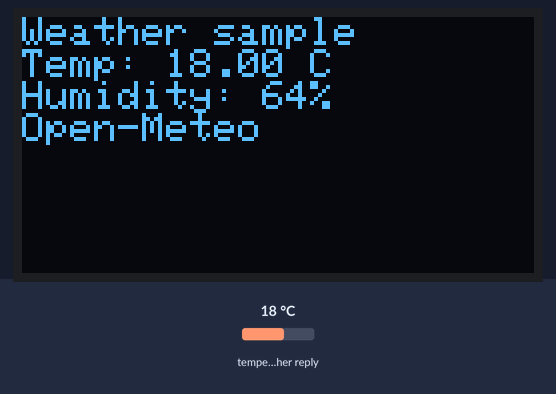
The sketch below on a simulated ESP32. Shown: 128×64 one-colour display. The inputs (shaded band) are chosen by the test bench; at power-on: temperature in the weather reply 18 °C. WiFi joins after 1.5 s; servers stay silent unless stated; web services answer with replies made up by the test bench.

Above: at 1.8 s.

The sketch:

day_49_week_7_mini_project_weather_station.ino
```cpp
// Day 49: Open-Meteo weather data on an SSD1306 OLED.
// Configure Wi-Fi credentials. Demo uses setInsecure(); see README security note.
#include <WiFi.h>
#include <WiFiClientSecure.h>
#include <HTTPClient.h>
#include <ArduinoJson.h>
#include <Wire.h>
#include <Adafruit_GFX.h>
#include <Adafruit_SSD1306.h>
const char *SSID = "YOUR_WIFI_NAME";
const char *PASSWORD = "YOUR_WIFI_PASSWORD";
const char *URL = "https://api.open-meteo.com/v1/forecast?latitude=30.32&longitude=78.03&current=temperature_2m,relative_humidity_2m,weather_code";
Adafruit_SSD1306 display(128, 64, &Wire, -1);
void setup() {
  Serial.begin(115200);
  Wire.begin(21, 22);
  if (!display.begin(SSD1306_SWITCHCAPVCC, 0x3C)) while (true) delay(1000);
  WiFi.begin(SSID, PASSWORD);
  unsigned long start = millis();
  while (WiFi.status() != WL_CONNECTED && millis() - start < 20000) delay(300);
  display.clearDisplay(); display.setTextColor(SSD1306_WHITE); display.setCursor(0,0);
  if (WiFi.status() != WL_CONNECTED) { display.println("WiFi failed"); display.display(); return; }
  WiFiClientSecure client;
  client.setInsecure(); // Learning demo only: skips server certificate validation.
  HTTPClient http;
  if (!http.begin(client, URL)) return;
  int status = http.GET();
  if (status == HTTP_CODE_OK) {
    JsonDocument doc;
    DeserializationError err = deserializeJson(doc, http.getStream());
    if (!err) {
      float temp = doc["current"]["temperature_2m"] | NAN;
      int humidity = doc["current"]["relative_humidity_2m"] | -1;
      display.clearDisplay(); display.setCursor(0,0);
      display.println("Weather sample");
      display.print("Temp: "); display.print(temp); display.println(" C");
      display.print("Humidity: "); display.print(humidity); display.println("%");
      display.println("Open-Meteo");
      display.display();
    } else Serial.println(err.c_str());
  } else Serial.printf("HTTP error: %d\n", status);
  http.end();
}
void loop() {}
```
